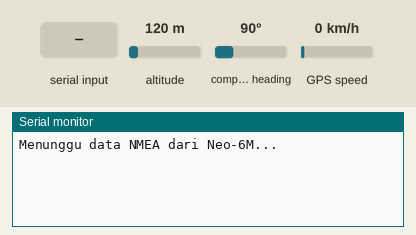
Recording of a sketch running on a simulated ESP32. Parts: the last lines printed to the serial monitor. Inputs (shaded band) come from the test bench; at power-on: compass heading 90°, GPS speed 0 km/h, altitude 120 m. The GPS gets a fix after 3 s at 37.7749, -122.4194 with 8 satellites.

Above: at 1.2 s.
1.3 s: "n" received over Serial
At 2.8 s:
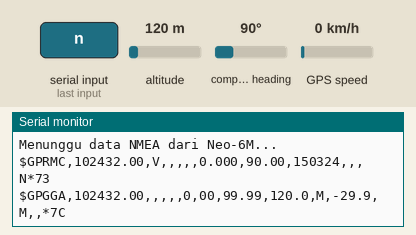
3.5 s: compass heading set to 269°
At 4.8 s:
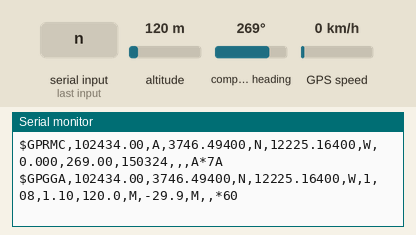
6.5 s: "n" received over the second serial link
At 6.9 s:
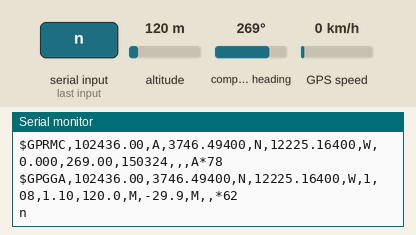
9.5 s: GPS speed set to 30 km/h
At 10.8 s:
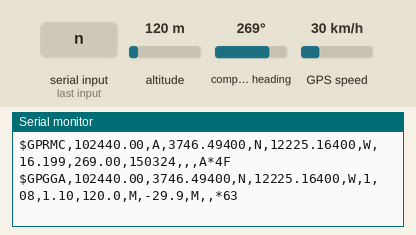
12.5 s: "1" received over the second serial link
At 12.9 s:
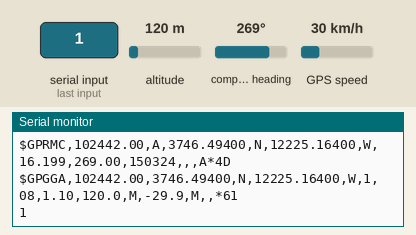
14.5 s: altitude set to 20 m
At 18.8 s:
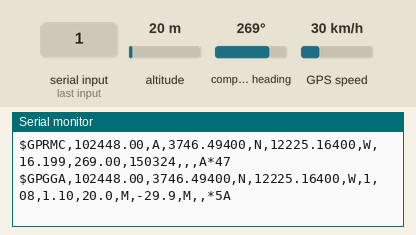

The sketch:

05_gps_neo6m.ino
```cpp
// Uji 05 — GPS Neo-6M berdiri sendiri. Library: TinyGPSPlus.
// Wiring: TX GPS -> GPIO16, RX GPS -> GPIO17, VCC 5V (atau 3V3 sesuai modul), GND.
// Letakkan antena menghadap langit terbuka; cold start bisa sampai 60 s. Kirim 'n' untuk melihat NMEA mentah.
#include <TinyGPSPlus.h>
TinyGPSPlus gps;
bool raw = false;

void setup() {
  Serial.begin(115200);
  Serial2.begin(9600, SERIAL_8N1, 16, 17);
  Serial.println("Menunggu data NMEA dari Neo-6M...");
}

void loop() {
  while (Serial2.available()) { char c = Serial2.read(); gps.encode(c); if (raw) Serial.write(c); }
  while (Serial.available()) if (Serial.read() == 'n') raw = !raw;
  static uint32_t t = 0;
  if (millis() - t > 2000 && !raw) {
    t = millis();
    if (gps.charsProcessed() < 10) Serial.println("Tidak ada data dari GPS - periksa kabel TX/RX dan baud 9600");
    else if (!gps.location.isValid()) Serial.printf("Belum fix... satelit=%d\n", gps.satellites.value());
    else Serial.printf("FIX %.6f, %.6f | satelit %d | HDOP %.1f (~%.0f m) | https://maps.google.com/?q=%.6f,%.6f\n",
                       gps.location.lat(), gps.location.lng(), gps.satellites.value(), gps.hdop.hdop(),
                       gps.hdop.hdop() * 2.5, gps.location.lat(), gps.location.lng());
  }
}
```

Measured:
- after the input at 1.3 s, the serial monitor: prints a new line after 0.70 s (image 1)
- after the input at 3.5 s, the serial monitor: prints a new line after 0.50 s (image 2)
- after the input at 6.5 s, the serial monitor: prints a new line at once (image 3)
- after the input at 9.5 s, the serial monitor: prints a new line after 0.50 s (image 4)
- after the input at 12.5 s, the serial monitor: prints a new line at once (image 5)
- after the input at 14.5 s, the serial monitor: prints a new line after 0.51 s (image 6)
